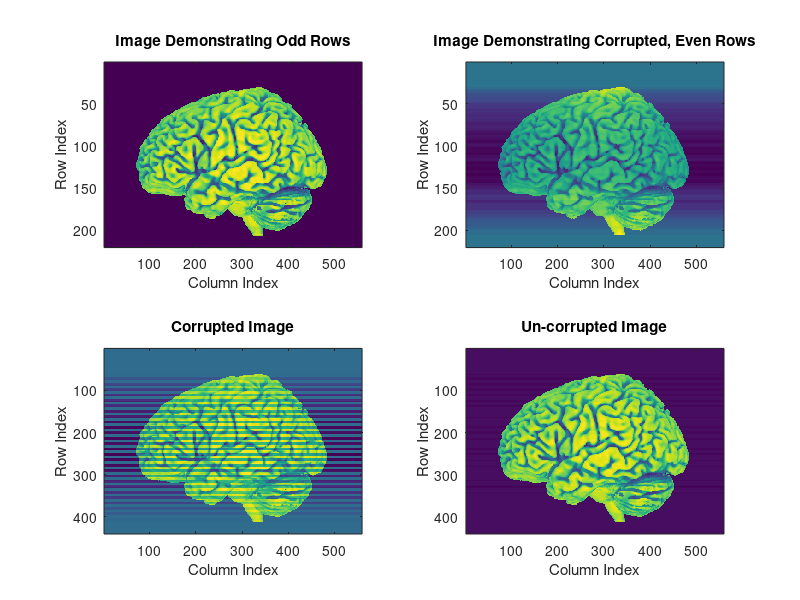

MATLAB code to generate this figure:
%{ 
***********************************************************************
    *  File:  mccurleyHW01.m
    *  Name:  Connor McCurley
    *  Date:  08/22/2018
    *  Course: EEE 6512 Image Processing and Computer Vision
    *  Desc:  This code loads two matrices containing the odd rows, and 
    *  even, corrupted rows of an image, repectively.  The image is then
    *  denoised by adding the row means of the odd rows to the 
    *  corresponding even rows.
**********************************************************************
%} 

% ======================= %Clear Workspace ================================
clear all;
close all;
clc;

% =========================== %Load data ==================================
load('odd_rows.mat'); load('even_rows.mat');

% ======================= %Display Images =================================
figure(); 

%Display odd rows
subplot(2,2,1);
imagesc(odd_channel);
title('Image Demonstrating Odd Rows');
xlabel('Column Index');
ylabel('Row Index');

%Display even rows
subplot(2,2,2);
imagesc(even_corrupted_channel);
title('Image Demonstrating Corrupted, Even Rows')
xlabel('Column Index');
ylabel('Row Index');

%Display corrupted image
subplot(2,2,3);
imagesc(reshape([odd_channel(:) even_corrupted_channel(:)]',2*size(odd_channel,1),[]));
title('Corrupted Image')
xlabel('Column Index');
ylabel('Row Index');

%Display un-corrupted image
subplot(2,2,4);
imagesc(reshape([odd_channel(:) reshape(bsxfun(@plus,even_corrupted_channel,mean(odd_channel,2)),size(odd_channel,1)*size(odd_channel,2),1)]',2*size(odd_channel,1),[]));
title('Un-corrupted Image')
xlabel('Column Index');
ylabel('Row Index');

%Odd and even row combination description:
%Row interweaving is done by vectorizing each matrix into a column vector,
%horizontially concatentating the two column vectors, taking the transpose
%to make a 2 by numPixels matrix, and reshaping the matrix into a
%2*numRows by numColumns matrix.  This effectively interweaves the two
%original matrices.  Additionally, the even row matrix is un-corrupted by
%adding to each element the corresponding odd row's mean.  This is done
%before interweaving.